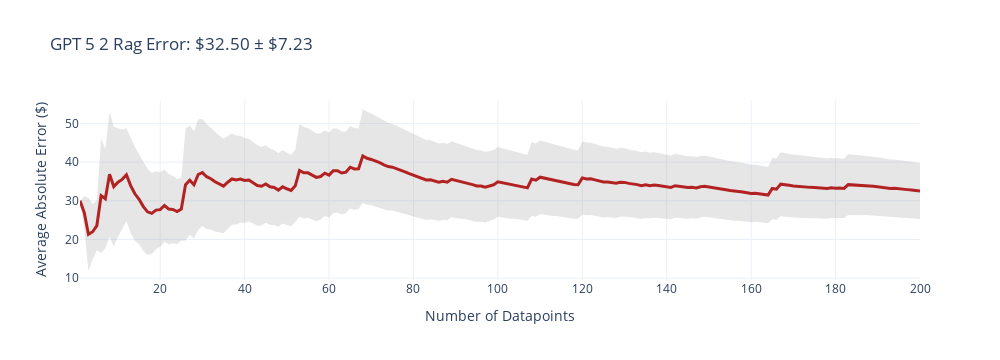
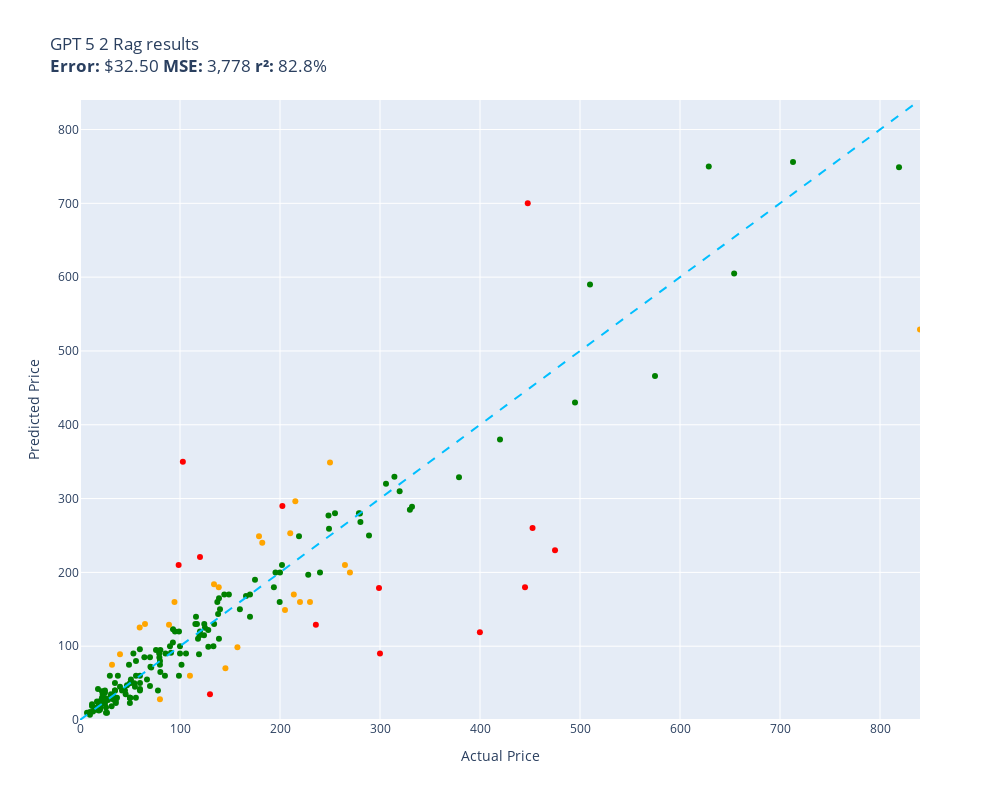

Here is the notebook cell these charts were saved with, in order:
### Code cell
evaluate(gpt_5_2_rag, test)

### Figure 1 — Plotly figure (JSON) as saved in the notebook; plotly's stock layout.template omitted (floating-point values rounded to 4 significant figures; data arrays with more than 128 entries replaced by an {"elided": "..."} marker saying what was removed)
{"data": [{"fill": "toself", "fillcolor": "rgba(128,128,128,0.2)", "hoverinfo": "skip", "line": {"color": "rgba(255,255,255,0)"}, "name": "95% CI", "showlegend": false, "type": "scatter", "x": {"elided": "400 int values"}, "y": {"elided": "400 float values"}}, {"customdata": {"elided": "200x1 float values"}, "hovertemplate": "n=%{x}<br>Avg Error=$%{y:,.2f}<br>±95% CI=$%{customdata[0]:,.2f}<extra></extra>", "line": {"color": "firebrick", "width": 3}, "mode": "lines", "name": "Cumulative Avg Error", "type": "scatter", "x": {"elided": "200 int values"}, "y": {"elided": "200 float values"}}], "layout": {"height": 360, "showlegend": false, "title": {"text": "GPT 5 2 Rag Error: $32.50 ± $7.23"}, "width": 1000, "xaxis": {"title": {"text": "Number of Datapoints"}}, "yaxis": {"title": {"text": "Average Absolute Error ($)"}}}}

### Figure 2 — Plotly figure (JSON) as saved in the notebook; plotly's stock layout.template omitted (floating-point values rounded to 4 significant figures; data arrays with more than 128 entries replaced by an {"elided": "..."} marker saying what was removed)
{"data": [{"customdata": {"elided": "163x1 str values"}, "hovertemplate": "%{customdata[0]}<extra></extra>", "legendgroup": "green", "marker": {"color": "green", "size": 6, "symbol": "circle"}, "mode": "markers", "name": "green", "orientation": "v", "showlegend": true, "type": "scatter", "x": {"elided": "163 float values"}, "xaxis": "x", "y": {"elided": "163 float values"}, "yaxis": "y"}, {"customdata": [["RBC12-UPC Replacement Battery Cartridge ...\nGuess=$159.99 Actual=$229.99"], ["ACDelco GM Original Equipment FW339 Fron...\nGuess=$296.49 Actual=$215.33"], ["APS iBoard 6-inch Aluminum (Black Powder...\nGuess=$252.91 Actual=$210.23"], ["Intermatic PX300 12V 300W Transformer wi...\nGuess=$183.99 Actual=$134.00"], ["Clementoni 39132.5 Jigsaw Puzzle 1,000 P...\nGuess=$27.99 Actual=$79.95"], ["Evergreen HSHB2005 Cylinder Head Gasket ...\nGuess=$125.40 Actual=$59.69"], ["Travelpro Platinum Elite Slim Business L...\nGuess=$169.99 Actual=$213.83"], ["Dakota Alert MURS Alert Probe Sensor - M...\nGuess=$159.99 Actual=$219.99"], ["Wenger City Upgrade Laptop Backpack with...\nGuess=$69.99 Actual=$145.42"], ["MC: Pindicator (Dual Intensity Amber)\nGuess=$89.00 Actual=$40.00"], ["Western Digital Enterprise RE4-GP 2TB SA...\nGuess=$59.99 Actual=$109.95"], ["ANZO USA 111207 GMC SIERRA 99-06 / YUKON...\nGuess=$239.99 Actual=$182.28"], ["Grey Pneumatic 1311SD Impact Socket Set\nGuess=$98.45 Actual=$157.43"], ["Aeromotive 13304 Regulator, X1 Adjustabl...\nGuess=$199.95 Actual=$269.95"], ["CradlePoint Compact Broadband Router (CB...\nGuess=$129.00 Actual=$89.00"], ["18 Inch White Undermount Kitchen Sink - ...\nGuess=$249.00 Actual=$179.00"], ["UPR Mach 1 Chin Spoiler Fits 94-98 Musta...\nGuess=$129.99 Actual=$64.99"], ["SP Air Corporation SP-8102BU 1/4-Inch He...\nGuess=$149.00 Actual=$204.99"], ["Music Hall pa15.3 MM/MC Phono Preamplifi...\nGuess=$349.00 Actual=$250.00"], ["CTLAMP XL-2100 Professional Quality XL-2...\nGuess=$74.99 Actual=$32.00"], ["APS iBoard (304 Stainless Steel Polished...\nGuess=$209.95 Actual=$264.95"], ["Dell XPS 13 9343-2727SLV 13.3\" Full HD S...\nGuess=$529.00 Actual=$839.99"], ["Intex River Run Connect Lounge (Four)\nGuess=$159.99 Actual=$94.49"], ["Garmin 010-12402-10 GT15M-TM Transom-Mou...\nGuess=$179.99 Actual=$138.74"]], "hovertemplate": "%{customdata[0]}<extra></extra>", "legendgroup": "orange", "marker": {"color": "orange", "size": 6, "symbol": "circle"}, "mode": "markers", "name": "orange", "orientation": "v", "showlegend": true, "type": "scatter", "x": [230.0, 215.3, 210.2, 134.0, 79.95, 59.69, 213.8, 220.0, 145.4, 40.0, 110.0, 182.3, 157.4, 269.9, 89.0, 179.0, 64.99, 205.0, 250.0, 32.0, 264.9, 840.0, 94.49, 138.7], "xaxis": "x", "y": [160.0, 296.5, 252.9, 184.0, 27.99, 125.4, 170.0, 160.0, 69.99, 89.0, 59.99, 240.0, 98.45, 199.9, 129.0, 249.0, 130.0, 149.0, 349.0, 74.99, 209.9, 529.0, 160.0, 180.0], "yaxis": "y"}, {"customdata": [["DEWALT 20V MAX* XR Impact Driver with Bl...\nGuess=$259.99 Actual=$452.53"], ["Aolemi Oil Rubbed Bronze Single Function...\nGuess=$209.99 Actual=$98.65"], ["3D Tree Hole Branches 075 Stair Risers D...\nGuess=$34.99 Actual=$129.99"], ["KOHLER 18865-CP Filtered Water Faucet, P...\nGuess=$229.99 Actual=$475.00"], ["Evan-Fischer Front Bumper Cover Compatib...\nGuess=$289.95 Actual=$202.38"], ["Sumerain S1339CM Double Handle Widesprea...\nGuess=$129.00 Actual=$235.86"], ["Lighted Triangle Mirror Cabinet Bathroom...\nGuess=$179.99 Actual=$445.00"], ["EMART Photography C Stand with Boom Arm,...\nGuess=$220.99 Actual=$119.99"], ["Canon Sure Shot 90u 35mm Date Camera\nGuess=$118.99 Actual=$399.89"], ["Mikrotik RB3011UIAS-RM RouterBOARD 10xGi...\nGuess=$179.00 Actual=$299.00"], ["GENUINE VOLVO THERMOSTAT (3.0, 3.2) S60 ...\nGuess=$349.95 Actual=$102.85"], ["Steering Wheel, Carbon Fiber Automotive ...\nGuess=$699.99 Actual=$447.74"], ["HP Laserjet 2100 Laser Printer W/Test Pr...\nGuess=$89.99 Actual=$299.98"]], "hovertemplate": "%{customdata[0]}<extra></extra>", "legendgroup": "red", "marker": {"color": "red", "size": 6, "symbol": "circle"}, "mode": "markers", "name": "red", "orientation": "v", "showlegend": true, "type": "scatter", "x": [452.5, 98.65, 130.0, 475.0, 202.4, 235.9, 445.0, 120.0, 399.9, 299.0, 102.8, 447.7, 300.0], "xaxis": "x", "y": [260.0, 210.0, 34.99, 230.0, 289.9, 129.0, 180.0, 221.0, 119.0, 179.0, 349.9, 700.0, 89.99], "yaxis": "y"}, {"hoverinfo": "skip", "line": {"color": "deepskyblue", "dash": "dash", "width": 2}, "mode": "lines", "name": "y = x", "showlegend": false, "type": "scatter", "x": [0, 840.0], "y": [0, 840.0]}], "layout": {"height": 800, "legend": {"title": {"text": "color"}, "tracegroupgap": 0}, "showlegend": false, "title": {"text": "GPT 5 2 Rag results<br><b>Error:</b> $32.50 <b>MSE:</b> 3,778 <b>r²:</b> 82.8%"}, "width": 1000, "xaxis": {"anchor": "y", "domain": [0, 1], "range": [0, 840.0], "title": {"text": "Actual Price"}}, "yaxis": {"anchor": "x", "domain": [0, 1], "range": [0, 840.0], "title": {"text": "Predicted Price"}}}}
